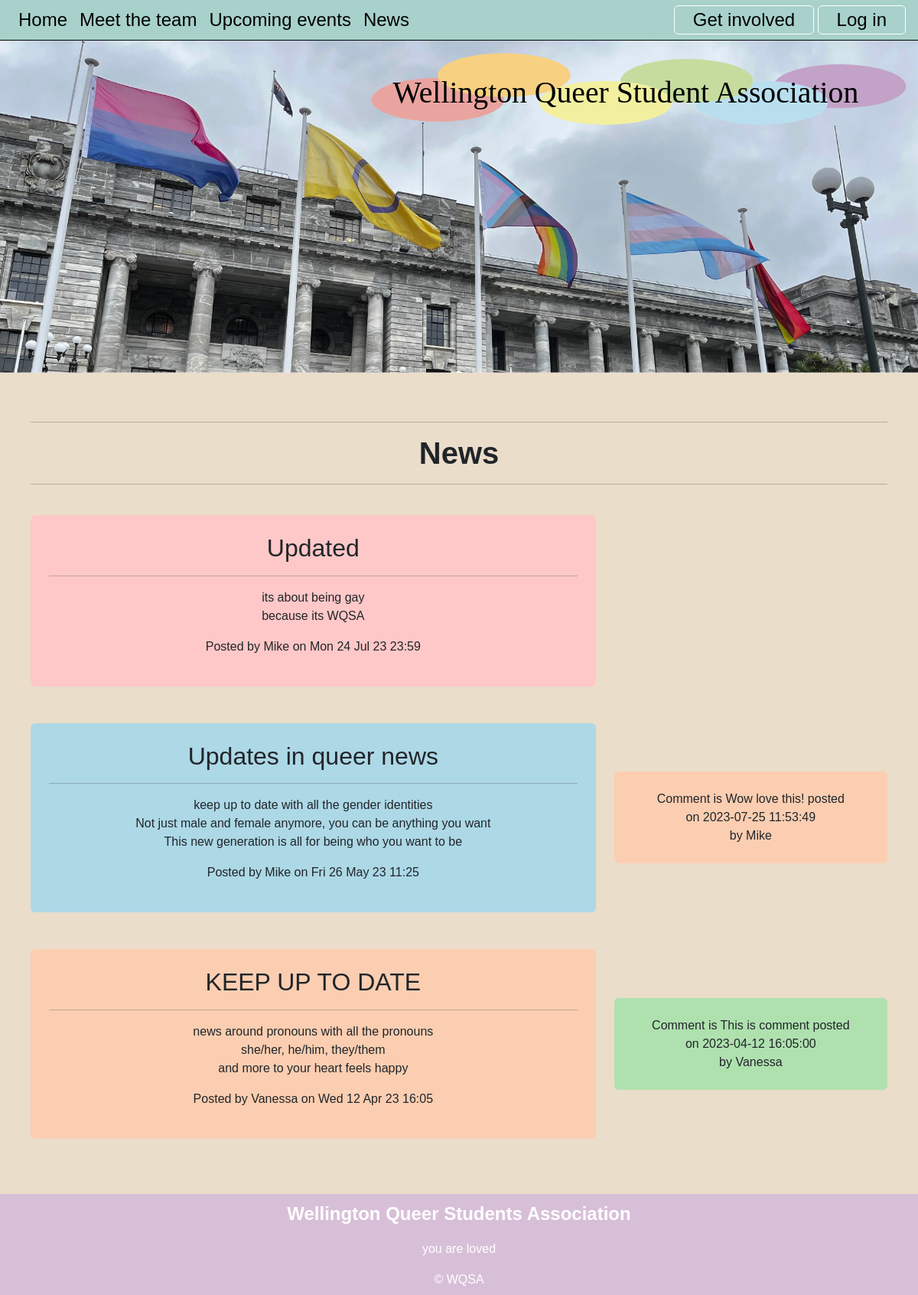
The app's page /news, older data.
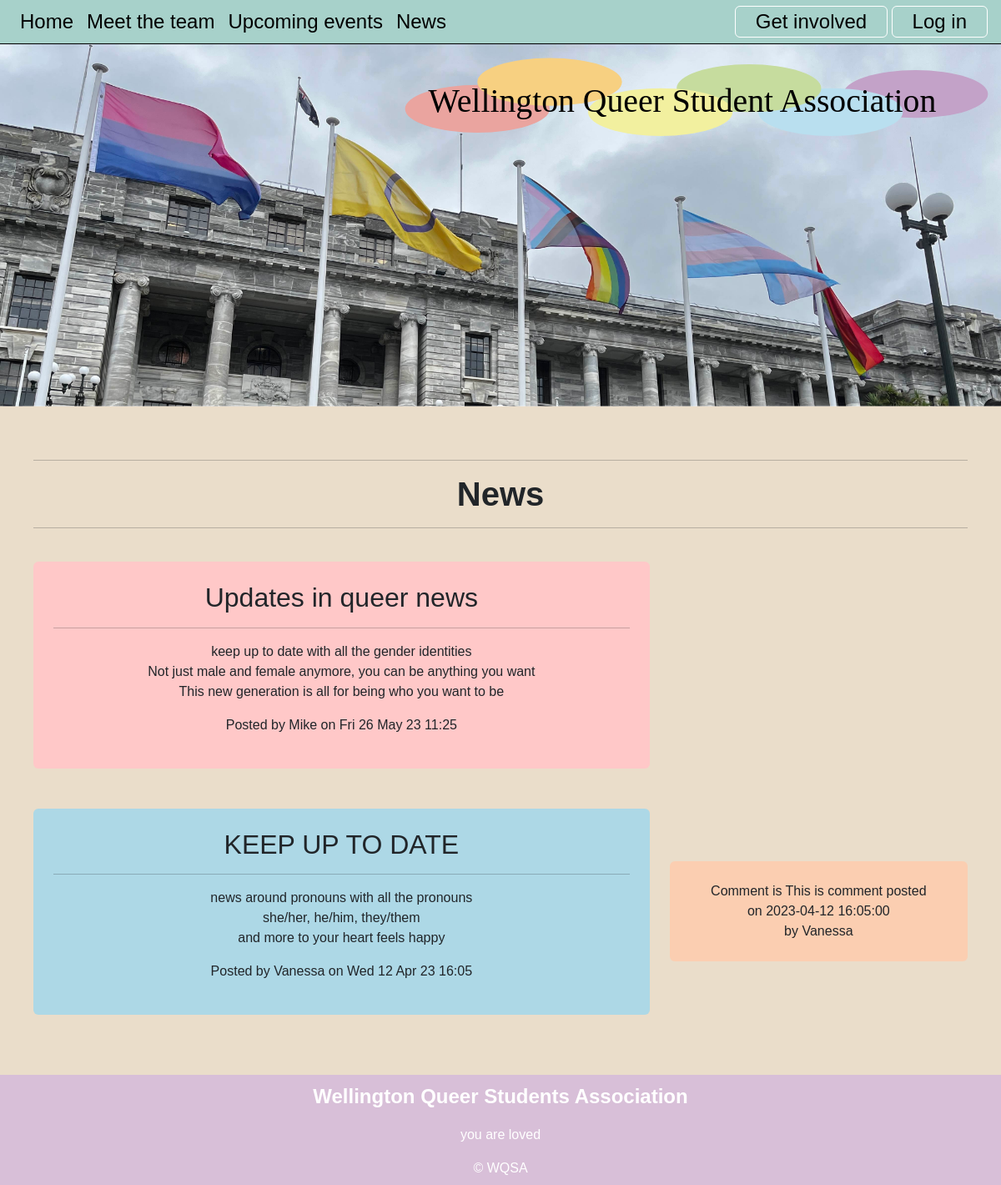
The same page, newer data.
### tables this page shows
CREATE TABLE news(
    news_id integer primary key autoincrement not null,
    title text not null unique,
    subtitle text not null unique,
    content text not null unique,
    newsdate date not null,
    member_id integer not null,
    foreign key(member_id) references member(member_id)
);

CREATE TABLE member(
    member_id integer primary key autoincrement not null,
    name text not null,
    email text not null unique,
    password text not null,
    authorisation integer not null
);

CREATE TABLE comments(
    comments_id integer primary key autoincrement not null,
    comments_content text not null unique,
    comments_date date not null,
    member_id integer not null,
    news_id integer not null,
    foreign key(member_id) references member(member_id),
    foreign key(news_id) references news(news_id)
);

### server.py (the view)
@app.route("/news")
def news():
    sql = """select news.news_id, news.title, news.subtitle, news.content, news.newsdate, member.name
      from news
      join member on news.member_id = member.member_id
      order by news.newsdate desc;

      """
    news = run_search_query_tuples(sql, (), db_path, True)
    print(news)
    sql = """select comments.news_id, comments.comments_content, comments.comments_date, member.name
      from comments
      join member on comments.member_id = member.member_id
      order by comments.comments_date desc;
      """
    comments = run_search_query_tuples(sql, (), db_path, True)
    print(comments)
    return render_template("news.html", news=news, comments=comments)

### db_functions.py (called while the page is built)
def run_search_query_tuples(sql_query, values_tuple, file_path, rowfactory=False):
    result = None
    try:
        db = sqlite3.connect(file_path)
        if rowfactory:
            db.row_factory = sqlite3.Row
        cursor = db.cursor()
        cursor.execute(sql_query, values_tuple)
        result = cursor.fetchall()
        cursor.close()
    except sqlite3.Error as error:
        print("Error running search query tuples: {}".format(error))
        return None
    db.close()
    if result is None:
        print("No search values were found")
    return result

### server.py (called while the page is built)
@app.template_filter()
def news_date(sqlite_dt):
    x = datetime.strptime(sqlite_dt, '%Y-%m-%d %H:%M:%S')
    return x.strftime("%a %d %b %y %H:%M")

### templates/news.html (shortened to what this page needs)
{% extends "layout.html" %}
{% block content %}
<div class="container-lg py-sm-5 py-1">
<hr> <h1>News</h1> <hr>
{% for row in news %}
    <div class="row align-items-center">
        <div class="col-lg-8">
            <div id="newsid-{{loop.index}}" class="p-4 my-4 container-sm rounded text-center">
                <h2>{{row['title']}}</h2>
                <hr>
                <div class="subtitle"> {{row['subtitle']}}</div>
                <p class="news-text"> {{row['content'] | replace("\n", "<br>") | safe}}</p>
                <div class="news-meta">Posted by {{row['name']}} on {{row['newsdate'] | news_date}}</div>
            </div>
        </div>
        <div class="col-lg-4">
            {% for comment in comments %}
                {% if row ['news_id'] == comment['news_id'] %}
                    <div id="comment-{{loop.index}}" class="p-4 my-4 container-sm rounded text-center">
                        <div class="">Comment is {{comment['comments_content']}} posted
                            <br>on {{comment['comments_date']}}
                            <br>by {{comment['name']}} </div>
                    </div>
                {% endif %}
            {% endfor %}
        </div>
    </div>
{% endfor %}
</div>
{% endblock %}

Row changes from the older to the newer data that the page shows:
removed news: title "Updated", subtitle "its about being gay", content "because its WQSA", name "Mike", newsdate|news_date "Mon 24 Jul 23 23:59"
removed comments: comments_content "Wow love this!", comments_date "2023-07-25 11:53:49", name "Mike", shown under news "Updates in queer news"
